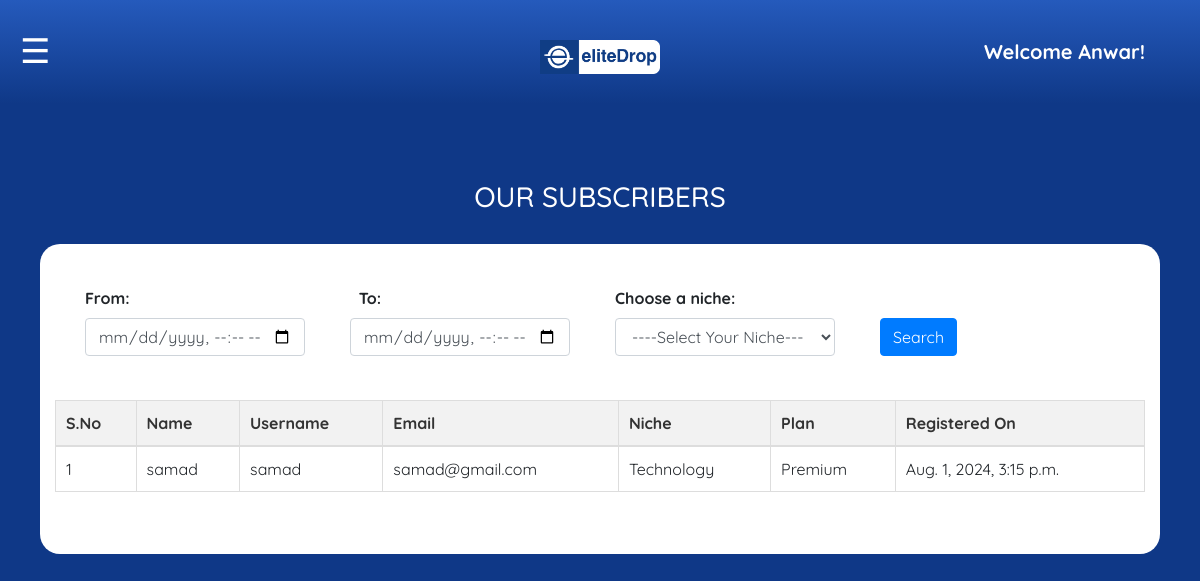
The app's page /subscribers/ (signed in) with its own data.
### base/models.py (models this page shows, shortened)
class Profile(models.Model):
    name = models.CharField(max_length=100)
    niche = models.ForeignKey(Niche, on_delete=models.CASCADE, null=True, blank=True)
    fee_paid = models.BooleanField(default=False)
    joining_date = models.DateTimeField(auto_now_add=False)
    username = models.CharField(max_length=100)
    email = models.EmailField(blank=False, null=False)
    user_subscription_record = models.BooleanField(default=False)
    p1 = models.BooleanField(default=False, blank=True, null=True)
    p2 = models.BooleanField(default=False, blank=True, null=True)
    p3 = models.BooleanField(default=False, blank=True, null=True)

class Niche(models.Model):
    niche_name = models.CharField(max_length=100, blank=True, null=True)

### base/views.py (the view, shortened to what this page needs)
def subscribers(request):
    niche = Niche.objects.all()
    non_staff_users = User.objects.filter(is_staff=False).order_by('-date_joined')
    subscribed_profiles = []
    for users in non_staff_users:
        profile = Profile.objects.filter(username = users.username)
        for p in profile:
            if p.fee_paid:
                subscribed_profiles.append(p)
    return render(request, 'view_subscribers.html', {'subscribed_profiles':subscribed_profiles, 'niche':niche})

### base/templates/view_subscribers.html (shortened to what this page needs)
<!DOCTYPE html>
{% load static %}
<html lang="en">
<head>
        <link rel="stylesheet" href="{% static 'css/owl.carousel.min.css' %}">
        <link rel="stylesheet" href="{% static 'css/bootstrap.min.css' %}">
        <link rel="stylesheet" href="{% static 'css/style.css' %}">
        <link rel="stylesheet" href="https://cdn.jsdelivr.net/gh/freeps2/a7rarpress@main/swiper-bundle.min.css">
</head>
<body style="background-color: #0f3887;">
    {% include 'header.html' %}
    {% if user.is_authenticated and user.is_staff %}
        <div class="container1">
            <div class="hamburger" id="hamburger">
                ☰
            </div>
            <div class="content" style="padding-top: 180px;">
                <div class="container ">
                    <h3 style="text-align: center; color: white;">OUR SUBSCRIBERS</h3>
                    <div class="row reg_form mb-4 product_card" style="display: flex; justify-content: center;">
                        <br>
                        <br>
                        <div class="col-sm-12">
                            <form method="post">
                                <div class="row">
                                    <div class="col-sm-3">                                <label for="start_date" class="sec_date "><strong>From: </strong></label>
                                        <input type="datetime-local" class="sec_date form-control date_filter input_date xyz"   id="start_date" style="width: 220px;" name="start_date">
                                    </div>
                                    <div class="col-sm-3">
                                        <label for="end_date" class=" sec_date">&nbsp; <strong>To: </strong></label>
                                        <input type="datetime-local" class="sec_date form-control date_filter input_date xyz"   id="end_date" style="width: 220px;" name="end_date">
                                        &nbsp;</div>
                                    <div class="col-sm-3">
                                        <label for="niche" style="font-weight: bold;">Choose a niche:</label>
                                        <select id="niche" class="form-control" style="width: 220px; " name="niche">
                                            <option value="Nil" class="form-control">----Select Your Niche---</option>
                                        </select>
                                    </div>
                                    <div class="col-sm-3">
                                        <input type="submit" class="btn btn-primary"  value="Search" style="margin-top: 32px;"></div>
                                    </div>
                            </form>
                        </div>
                        {% if subscribed_profiles %}
                        <table style="width: 100%; border-collapse: collapse; margin: 20px 0; font-size: 16px; text-align: left;">
                            <thead>
                                <tr style="background-color: #f2f2f2; color: #333; border-bottom: 2px solid #ddd;">
                                    <th style="padding: 10px; border: 1px solid #ddd;">S.No</th>
                                    <th style="padding: 10px; border: 1px solid #ddd;">Name</th>
                                    <th style="padding: 10px; border: 1px solid #ddd;">Username</th>
                                    <th style="padding: 10px; border: 1px solid #ddd;">Email</th>
                                    <th style="padding: 10px; border: 1px solid #ddd;">Niche</th>
                                    <th style="padding: 10px; border: 1px solid #ddd;">Plan</th>
                                    <th style="padding: 10px; border: 1px solid #ddd;">Registered On</th>
                                </tr>
                            </thead>
                            <tbody>
                                {% for p in subscribed_profiles %}
                                <tr>
                                    <td style="padding: 10px; border: 1px solid #ddd;">{{ forloop.counter }}</td>
                                    <td style="padding: 10px; border: 1px solid #ddd;">{{ p.name }}</td>
                                    <td style="padding: 10px; border: 1px solid #ddd;">{{ p.username }}</td>
                                    <td style="padding: 10px; border: 1px solid #ddd; ">{{ p.email }}</td>
                                    <td style="padding: 10px; border: 1px solid #ddd; ">{{ p.niche.niche_name }}</td>
                                    {% if p.p1 %}
                                    <td style="padding: 10px; border: 1px solid #ddd; ">Basic</td>
                                    {% elif p.p2 %}
                                    <td style="padding: 10px; border: 1px solid #ddd; ">Premium</td>
                                    {% elif p.p3 %}
                                    <td style="padding: 10px; border: 1px solid #ddd; ">Huhu</td>
                                    {% endif %}
                                    <td style="padding: 10px; border: 1px solid #ddd;">{{ p.joining_date}}</td>
                                </tr>
                                {% endfor %}
                            </tbody>
                        </table>
                        {% else %}
                            <h5 style="text-align: center; color: red;">No Users found!</h5>
                        {% endif %}
                    </div>
                    </div>
                </div>
            </div>
    {% else %}
      <div class="container">
        <div class="row" style="height: 400px; display: flex; align-items: center; justify-content: center;">
            <h5 style="color: white;">You are can't access this page, because you are not Staff Member/Admin </h5>
        </div>
      </div>
    {% endif %}
</body>
</html>

### base/templates/header.html
<header role="banner" style="background-image: linear-gradient(to bottom, #255abc, #0f3887);">
    {% load static %}
    <nav>
      <div class="container">
        <div class="row">
            <div class="col-sm-4"></div>
            <div class="col-sm-4" style="display: flex; justify-content: center; padding-top: 10px;">
                <a  href="{% url 'dashboard' %}" >
                    <img src="{% static 'image/logo.webp' %}" alt="logo" style="width: 120px;">
                </a>
            </div>
            <div class="col-sm-4" style="display: flex; justify-content: end;">
                {%if user.is_authenticated %}
                    <h5 style="color: white; font-weight: bolder; padding-top: 10px;">Welcome {{request.user.username|capfirst }}!</h5>
                {%endif%}
            </div>
        </div>
      </div>
    </nav>
</header>

### base/static/css/style.css (style rules this page uses)
body { font-family: "Quicksand", -apple-system, BlinkMacSystemFont, "Segoe UI", Roboto, "Helvetica Neue", Arial, "Noto Sans", sans-serif, "Apple Color Emoji", "Segoe UI Emoji", "Segoe UI Symbol", "Noto Color Emoji"; background-color: #fff; position: relative; }
body:before { content: ""; position: absolute; top: 0; left: 0; right: 0; bottom: 0; background: rgba(0, 0, 0, 0.5); -webkit-transition: .3s all ease; -o-transition: .3s all ease; transition: .3s all ease; opacity: 0; visibility: hidden; z-index: 1; }
.row { padding: 0px !important; margin: 0px !important; }
a { -webkit-transition: .3s all ease; -o-transition: .3s all ease; transition: .3s all ease; }
a, a:hover { text-decoration: none !important; }
header { position: absolute; top: 0; left: 0; width: 100%; z-index: 5; padding: 0px 0; }
@media (min-width: 768px) { header { padding: 30px 0; } }
.product_card { background-color: white !important; padding: 42px 15px !important; border-radius: 20px !important; margin-top: 30px !important; }
.fb_targeting h4,h5,p { color: white ; }
table { width: inherit; border-collapse: collapse; margin-top: 20px; }
th { border-bottom: 2px solid rgb(173, 173, 173); }
th, td { padding: 8px; text-align: left; }

### base/templates/view_subscribers.html (style rules this page uses)
.container1 { display: flex; height: 100vh; }
.hamburger { position: absolute; top: 25px; left: 20px; font-size: 34px; cursor: pointer; z-index: 1000; color: white; }
.content { flex: 1; padding: 20px; }

### records on screen
Profile: name "samad", username "samad", email "samad@gmail.com", niche.niche_name "Technology", p1 "Premium", joining_date "Aug. 1, 2024, 3:15 p.m."

### other values on screen
{{ request.user.username|capfirst }} "Anwar"
